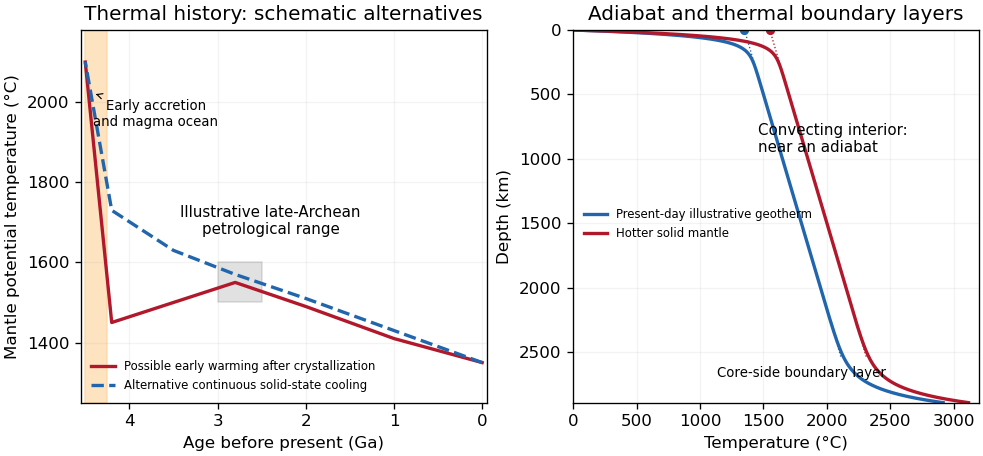

Reproduce this figure in Python.
#!/usr/bin/env python3
"""Original conceptual models, not digitized observations.
Python 3.14.4; NumPy 2.3.5; Matplotlib 3.10.7. Outputs PNG to CWD.
Dependencies are pinned in the repository top-level pyproject.toml.
"""
from pathlib import Path
import numpy as np
import matplotlib
matplotlib.use('Agg')
import matplotlib.pyplot as plt
plt.rcParams.update({'font.family':'DejaVu Sans','font.size':10,'figure.facecolor':'white','axes.facecolor':'white','savefig.facecolor':'white'})
fig,(ax,bx)=plt.subplots(1,2,figsize=(8.2,3.8),layout='constrained')
ages=np.array([0,1,2,2.8,3.5,4.2,4.5])
ax.plot(ages,[1350,1410,1490,1550,1500,1450,2100],color='#b2182b',lw=2,label='Possible early warming after crystallization')
ax.plot(ages,[1350,1430,1510,1570,1630,1730,2100],color='#2166ac',lw=2,ls='--',label='Alternative continuous solid-state cooling')
ax.axvspan(4.25,4.5,color='#fdd49e',alpha=.65)
ax.fill_between([2.5,3.0],1500,1600,color='#888888',alpha=.25)
ax.text(2.4,1670,'Illustrative late-Archean\npetrological range',ha='center',fontsize=9)
ax.annotate('Early accretion\nand magma ocean',xy=(4.38,2020),xytext=(3.7,1940),ha='center',fontsize=8,arrowprops={'arrowstyle':'->','lw':.7})
ax.set(xlim=(4.55,-.05),ylim=(1250,2180),xlabel='Age before present (Ga)',ylabel='Mantle potential temperature (°C)',title='Thermal history: schematic alternatives')
ax.legend(loc='lower left',fontsize=7,frameon=False)
ax.grid(alpha=.15)
z=np.linspace(0,2890,1000)
# Linear adiabatic slopes are solely illustrative; boundary layers use exponentials.
for tp,col,label in [(1350,'#2166ac','Present-day illustrative geotherm'),(1550,'#b2182b','Hotter solid mantle')]:
 adiabat=tp+.30*z
 temp=adiabat*(1-np.exp(-z/45))+700*np.exp(-(2890-z)/100)
 bx.plot(temp,z,color=col,lw=2,label=label)
 bx.plot(adiabat[z<2550],z[z<2550],color=col,lw=.8,ls=':')
 bx.scatter([tp],[0],color=col,s=20)
bx.text(1460,950,'Convecting interior:\nnear an adiabat',fontsize=9)
bx.text(1800,2690,'Core-side boundary layer',fontsize=8,ha='center')
bx.set(ylim=(2890,0),xlim=(0,3200),xlabel='Temperature (°C)',ylabel='Depth (km)',title='Adiabat and thermal boundary layers')
bx.legend(loc='center left',bbox_to_anchor=(0,.48),fontsize=7,frameon=False)
bx.grid(alpha=.15)
fig.savefig(Path.cwd()/(Path(__file__).stem+'.png'),dpi=120,transparent=False,metadata={'Software':'Original conceptual thermal-history diagram'})
plt.close(fig)
